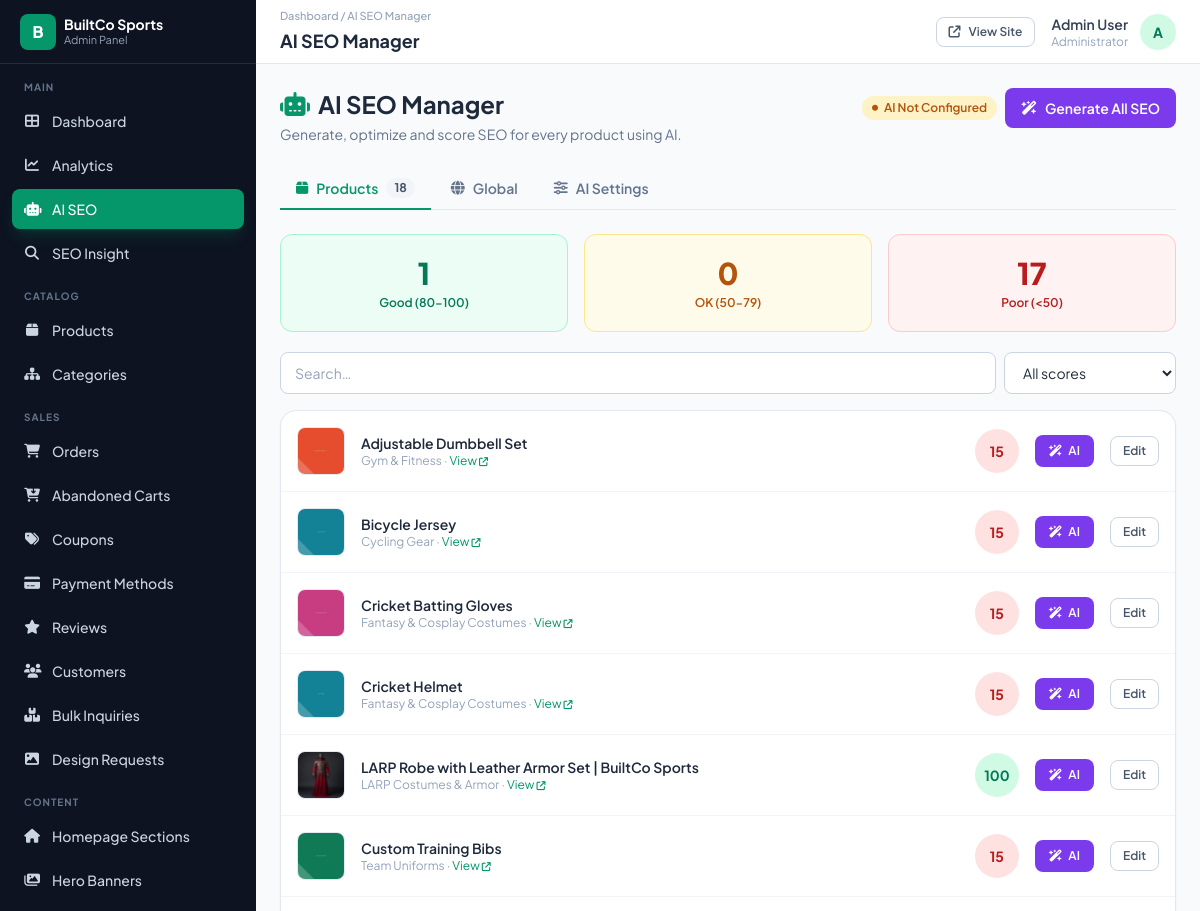
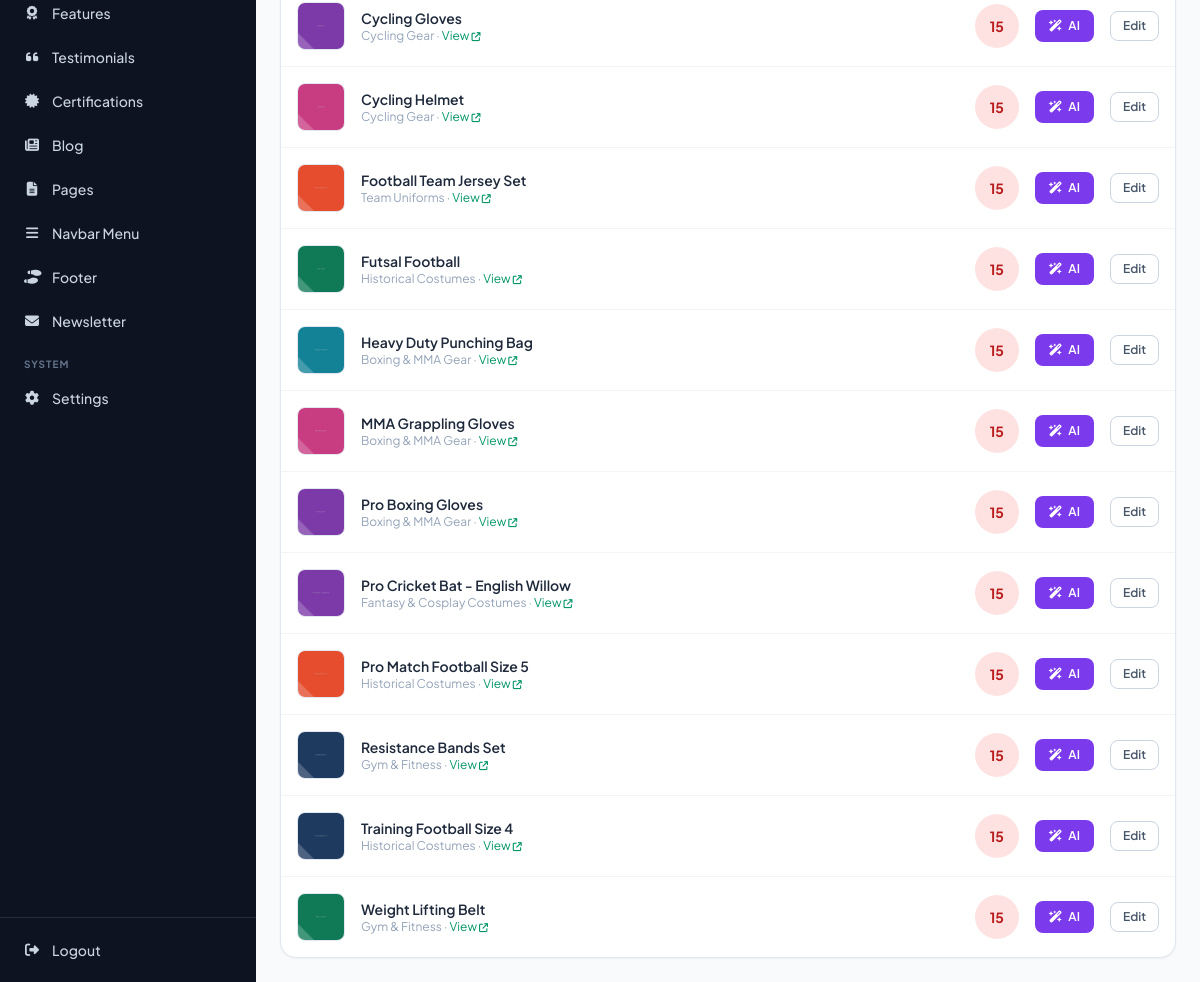
/admin/pages/ai-seo.php (signed in), run on the app's committed database (2 pictures, top to bottom).
### tables this page shows
CREATE TABLE `products` (
  `id` int(11) NOT NULL,
  `name` varchar(255) NOT NULL,
  `slug` varchar(255) NOT NULL,
  `sku` varchar(100) DEFAULT NULL,
  `category_id` int(11) DEFAULT NULL,
  `short_description` varchar(500) DEFAULT NULL,
  `description` longtext DEFAULT NULL,
  `tags` varchar(500) DEFAULT NULL,
  `status` enum('active','draft','archived') NOT NULL DEFAULT 'draft',
  `is_featured` tinyint(1) NOT NULL DEFAULT 0,
  `is_new_arrival` tinyint(1) NOT NULL DEFAULT 0,
  `is_coming_soon` tinyint(1) NOT NULL DEFAULT 0,
  `base_price` decimal(10,2) NOT NULL DEFAULT 0.00,
  `sale_price` decimal(10,2) DEFAULT NULL,
  `stock_quantity` int(11) NOT NULL DEFAULT 0,
  `views` int(11) NOT NULL DEFAULT 0,
  `track_stock` tinyint(1) NOT NULL DEFAULT 1,
  `weight_kg` decimal(10,3) DEFAULT NULL,
  `qty_price_rules` text DEFAULT NULL COMMENT 'JSON: [{"min_qty":10,"price":9.5}, ...]',
  `show_bulk_dm` tinyint(1) NOT NULL DEFAULT 1 COMMENT 'Show "Request Bulk Quote" CTA on product page',
  `is_customizable` tinyint(1) NOT NULL DEFAULT 1,
  `accepts_design_requests` tinyint(1) NOT NULL DEFAULT 0,
  `meta_title` varchar(70) DEFAULT NULL,
  `meta_description` varchar(160) DEFAULT NULL,
  `focus_keyword` varchar(150) DEFAULT NULL,
  `canonical_url` varchar(500) DEFAULT NULL,
  `created_at` timestamp NOT NULL DEFAULT current_timestamp(),
  `updated_at` timestamp NOT NULL DEFAULT current_timestamp() ON UPDATE current_timestamp()
);

CREATE TABLE `product_images` (
  `id` int(11) NOT NULL,
  `product_id` int(11) NOT NULL,
  `image_path` varchar(500) NOT NULL,
  `alt_text` varchar(255) DEFAULT NULL,
  `variation_value` varchar(100) DEFAULT NULL,
  `mockup_view` enum('front','back','sleeve','shorts') DEFAULT NULL,
  `sort_order` int(11) NOT NULL DEFAULT 0,
  `is_primary` tinyint(1) NOT NULL DEFAULT 0
);

CREATE TABLE `categories` (
  `id` int(11) NOT NULL,
  `name` varchar(150) NOT NULL,
  `slug` varchar(160) NOT NULL,
  `parent_id` int(11) DEFAULT NULL,
  `short_description` varchar(500) DEFAULT NULL,
  `description` text DEFAULT NULL COMMENT 'Long SEO content shown on category page',
  `image` varchar(500) DEFAULT NULL,
  `image_alt` varchar(255) DEFAULT NULL COMMENT 'alt attribute for category image (SEO)',
  `meta_title` varchar(70) DEFAULT NULL,
  `meta_description` varchar(160) DEFAULT NULL,
  `focus_keyword` varchar(150) DEFAULT NULL,
  `canonical_url` varchar(500) DEFAULT NULL COMMENT 'leave empty to use default category URL',
  `show_in_nav` tinyint(1) NOT NULL DEFAULT 1,
  `nav_order` int(11) NOT NULL DEFAULT 0,
  `status` enum('active','inactive') NOT NULL DEFAULT 'active',
  `created_at` timestamp NOT NULL DEFAULT current_timestamp(),
  `updated_at` timestamp NOT NULL DEFAULT current_timestamp() ON UPDATE current_timestamp()
);

### includes/config.php (called while the page is built, shortened)
<?php
class DB {
    private static $instance = null;
    private function __construct() {
        $this->conn = new mysqli(DB_HOST, DB_USER, DB_PASS, DB_NAME);
    }
    public static function getInstance() {
        if (self::$instance === null) self::$instance = new DB();
        return self::$instance->conn;
    }
}
function db() { return DB::getInstance(); }
function fetch_one($sql, $types = '', ...$params) {
    if (!empty($params)) {
        $stmt = db()->prepare($sql);
        $stmt->bind_param($types, ...$params);
        $stmt->execute();
        return $stmt->get_result()->fetch_assoc();
    }
    $result = db()->query($sql);
    return $result ? $result->fetch_assoc() : null;
}
function fetch_all($sql, $types = '', ...$params) {
    $result = db()->query($sql);
    return $result ? $result->fetch_all(MYSQLI_ASSOC) : [];
}
function h($v) {
    return htmlspecialchars((string)($v ?? ''), ENT_QUOTES, 'UTF-8');
}
    ob_start(); ?>
    <?php return ob_get_clean();
function seo_score_band($score) {
    if ($score >= 80) return ['label' => 'good', 'color' => 'emerald'];
    return ['label' => 'poor', 'color' => 'red'];
}
    ob_start(); ?>

### admin/pages/ai-seo.php (the view, shortened to what this page needs)
<?php
require_once __DIR__ . '/../../includes/config.php';
$s = get_settings();
$ai_ready = !empty($s['ai_api_key']);
$active_tab = $_GET['tab'] ?? 'products';
$products = fetch_all("SELECT p.*, c.name AS category_name, c.slug AS category_slug FROM products p LEFT JOIN categories c ON c.id=p.category_id ORDER BY p.name ASC");
$alt_map = array_fill_keys(array_column(fetch_all("SELECT DISTINCT product_id FROM product_images WHERE alt_text IS NOT NULL AND alt_text<>''"), 'product_id'), true);
$good = $ok = $poor = 0;
foreach ($products as &$p) {
    $p['seo_score'] = calculate_seo_score($p, $alt_map);
    $band = seo_score_band($p['seo_score'])['label'];
    if ($band === 'good') $good++; elseif ($band === 'ok') $ok++; else $poor++;
}
include __DIR__ . '/../includes/admin-header.php';
?>
<div class="flex items-start justify-between mb-6 flex-wrap gap-3">
  <div>
    <h1 class="text-2xl font-bold text-slate-800 flex items-center gap-2"><i class="fa-solid fa-robot text-brand"></i> AI SEO Manager</h1>
    <p class="text-slate-500 text-sm mt-1">Generate, optimize and score SEO for every product using AI.</p>
  </div>
  <div class="flex items-center gap-2">
    <span class="badge <?= $ai_ready ? 'bg-emerald-100 text-emerald-700' : 'bg-amber-100 text-amber-700' ?>">
      <i class="fa-solid fa-circle text-[6px] mr-1.5"></i> <?= $ai_ready ? 'AI Ready' : 'AI Not Configured' ?>
    </span>
    <button type="button" onclick="generateAll()" id="generateAllBtn" class="inline-flex items-center gap-2 bg-violet-600 hover:bg-violet-700 text-white text-sm font-semibold px-4 py-2.5 rounded-lg transition" <?= $ai_ready ? '' : 'disabled title="Set up your AI API key first"' ?>>
      <i class="fa-solid fa-wand-magic-sparkles"></i> Generate All SEO
    </button>
  </div>
</div>
<div class="flex items-center gap-1 mb-6 border-b border-slate-200" id="aiSeoTabs">
  <button type="button" data-tab="products" onclick="showAiTab('products')" class="tab-btn flex items-center gap-2 px-4 py-2.5 text-sm font-semibold border-b-2 -mb-px transition <?= $active_tab === 'products' ? 'border-brand text-brand' : 'border-transparent text-slate-500 hover:text-slate-700' ?>">
    <i class="fa-solid fa-box"></i> Products <span class="bg-slate-100 text-slate-600 text-xs font-bold px-2 py-0.5 rounded-full"><?= count($products) ?></span>
  </button>
  <button type="button" data-tab="global" onclick="showAiTab('global')" class="tab-btn flex items-center gap-2 px-4 py-2.5 text-sm font-semibold border-b-2 -mb-px transition <?= $active_tab === 'global' ? 'border-brand text-brand' : 'border-transparent text-slate-500 hover:text-slate-700' ?>">
    <i class="fa-solid fa-globe"></i> Global
  </button>
  <button type="button" data-tab="ai-settings" onclick="showAiTab('ai-settings')" class="tab-btn flex items-center gap-2 px-4 py-2.5 text-sm font-semibold border-b-2 -mb-px transition <?= $active_tab === 'ai-settings' ? 'border-brand text-brand' : 'border-transparent text-slate-500 hover:text-slate-700' ?>">
    <i class="fa-solid fa-sliders"></i> AI Settings
  </button>
</div>
<div class="ai-tab-panel" data-panel="products">
  <div class="grid grid-cols-1 sm:grid-cols-3 gap-4 mb-5">
    <div class="rounded-xl border border-emerald-200 bg-emerald-50 p-5 text-center">
      <div class="text-3xl font-extrabold text-emerald-700"><?= $good ?></div>
      <div class="text-xs font-semibold text-emerald-700 mt-1">Good (80-100)</div>
    </div>
    <div class="rounded-xl border border-amber-200 bg-amber-50 p-5 text-center">
      <div class="text-3xl font-extrabold text-amber-700"><?= $ok ?></div>
      <div class="text-xs font-semibold text-amber-700 mt-1">OK (50-79)</div>
    </div>
    <div class="rounded-xl border border-red-200 bg-red-50 p-5 text-center">
      <div class="text-3xl font-extrabold text-red-700"><?= $poor ?></div>
      <div class="text-xs font-semibold text-red-700 mt-1">Poor (&lt;50)</div>
    </div>
  </div>
  <div class="flex items-center gap-2 mb-4">
    <input type="text" id="seoSearch" placeholder="Search…" class="f-input" oninput="filterList()">
    <select id="scoreFilter" class="f-select w-44" onchange="filterList()">
      <option value="">All scores</option>
    </select>
  </div>
  <div class="card divide-y divide-slate-100" id="productListWrap">
    <?php foreach ($products as $p): $band = seo_score_band($p['seo_score']); ?>
    <div class="seo-row flex items-center gap-4 p-4" data-title="<?= h(mb_strtolower($p['name'])) ?>" data-band="<?= $band['label'] ?>" data-id="<?= (int)$p['id'] ?>">
      <?php $thumb = fetch_one("SELECT image_path FROM product_images WHERE product_id=? ORDER BY is_primary DESC, sort_order ASC LIMIT 1", 'i', $p['id']); ?>
      <?php if ($thumb): ?>
      <img src="<?= UPLOAD_URL . h($thumb['image_path']) ?>" class="w-12 h-12 rounded-lg object-cover border border-slate-200 shrink-0">
      <?php else: ?>
      <div class="w-12 h-12 rounded-lg bg-slate-100 text-slate-300 flex items-center justify-center shrink-0"><i class="fa-solid fa-image"></i></div>
      <?php endif; ?>
      <div class="flex-1 min-w-0">
        <div class="font-semibold text-slate-800 text-sm truncate seo-title-display"><?= h($p['meta_title'] ?: $p['name']) ?></div>
        <div class="text-xs text-slate-400"><?= h($p['category_name'] ?? 'Uncategorized') ?> · <a href="<?= SITE_URL ?>/product/<?= h($p['slug']) ?>" target="_blank" class="text-brand hover:underline">View <i class="fa-solid fa-arrow-up-right-from-square text-[9px]"></i></a></div>
      </div>
      <div class="score-badge w-11 h-11 rounded-full flex items-center justify-center font-bold text-sm shrink-0 bg-<?= $band['color'] ?>-100 text-<?= $band['color'] ?>-700"><?= $p['seo_score'] ?></div>
      <button type="button" onclick="generateOne(<?= (int)$p['id'] ?>, this)" class="ai-btn inline-flex items-center gap-1.5 bg-violet-600 hover:bg-violet-700 text-white text-xs font-semibold px-3.5 py-2 rounded-lg transition shrink-0" <?= $ai_ready ? '' : 'disabled' ?>>
        <i class="fa-solid fa-wand-magic-sparkles"></i> AI
      </button>
      <a href="product-edit.php?id=<?= (int)$p['id'] ?>" class="btn-outline btn-sm shrink-0">Edit</a>
    </div>
    <?php endforeach; ?>
  </div>
</div>
<?php include __DIR__ . '/../includes/admin-footer.php'; ?>

### data on the page
products: product_images.image_path (picture), name "Adjustable Dumbbell Set", category.name "Gym & Fitness", seo_score "15"
products: product_images.image_path (picture), name "Bicycle Jersey", category.name "Cycling Gear", seo_score "15"
products: product_images.image_path (picture), name "Cricket Batting Gloves", category.name "Fantasy & Cosplay Costumes", seo_score "15"
products: product_images.image_path (picture), name "Cricket Helmet", category.name "Fantasy & Cosplay Costumes", seo_score "15"
products: product_images.image_path (picture), meta_title "LARP Robe with Leather Armor Set | BuiltCo Sports", category.name "LARP Costumes & Armor", seo_score "100"
products: product_images.image_path (picture), name "Custom Training Bibs", category.name "Team Uniforms", seo_score "15"
products: product_images.image_path (picture), name "Cycling Gloves", category.name "Cycling Gear", seo_score "15"
products: product_images.image_path (picture), name "Cycling Helmet", category.name "Cycling Gear", stock_quantity "15"
products: product_images.image_path (picture), name "Football Team Jersey Set", category.name "Team Uniforms", seo_score "15"
products: product_images.image_path (picture), name "Futsal Football", category.name "Historical Costumes", seo_score "15"
products: product_images.image_path (picture), name "Heavy Duty Punching Bag", category.name "Boxing & MMA Gear", seo_score "15"
products: product_images.image_path (picture), name "MMA Grappling Gloves", category.name "Boxing & MMA Gear", seo_score "15"
products: product_images.image_path (picture), name "Pro Boxing Gloves", category.name "Boxing & MMA Gear", seo_score "15"
products: product_images.image_path (picture), name "Pro Cricket Bat - English Willow", category.name "Fantasy & Cosplay Costumes", seo_score "15"
products: product_images.image_path (picture), name "Pro Match Football Size 5", category.name "Historical Costumes", seo_score "15"
products: product_images.image_path (picture), name "Resistance Bands Set", category.name "Gym & Fitness", seo_score "15"
products: product_images.image_path (picture), name "Training Football Size 4", category.name "Historical Costumes", id "15"
products: product_images.image_path (picture), name "Weight Lifting Belt", category.name "Gym & Fitness", seo_score "15"

### other printed values
$group_label "MAIN"
$nav_item['label'] "Dashboard"
$nav_item['label'] "Analytics"
$nav_item['label'] "AI SEO"
$nav_item['label'] "SEO Insight"
$group_label "CATALOG"
$nav_item['label'] "Products"
$nav_item['label'] "Categories"
$group_label "SALES"
$nav_item['label'] "Orders"
$nav_item['label'] "Abandoned Carts"
$nav_item['label'] "Coupons"
$nav_item['label'] "Payment Methods"
$nav_item['label'] "Reviews"
$nav_item['label'] "Customers"
